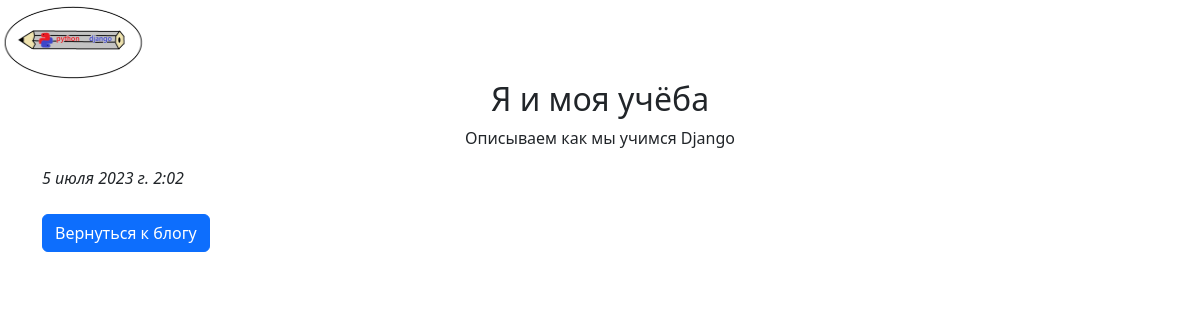
Page /blog/3/ on the committed database.
### blog/models.py (models this page shows, shortened)
class Blog(models.Model):
    title_blog = models.CharField(max_length=100, verbose_name='Заголовок блога')
    description_blog = models.TextField(verbose_name='Описание')
    date = models.DateTimeField(auto_now = False, verbose_name='Дата')
    class Meta:
        verbose_name = 'Блог'
        verbose_name_plural = 'Блоги'

### blog/views.py (the view)
# urls.py: path('<int:blog_id>/', views.detail, name='detail'),
def detail(request, blog_id):
    blog = get_object_or_404(Blog, pk=blog_id)
    return render(request, 'blog/detail.html', {'blog': blog})

### blog/templates/blog/detail.html
{% extends 'portfolio/base.html' %}
{% block content %}
<div class="container" center>
 	<div class="text-center">
 		<h2>{{ blog.title_blog }}</h2>
  	</div>
  <p class="text-center">{{ blog.description_blog|safe }}</p>
  <i>{{ blog.date }}</i>
  <br>
  <br>
  <a href="{% url 'blog:all_blogs' %}" class="btn btn-primary ">Вернуться к блогу</a>
</div>
{% endblock content %}

### rows in the picture
Blog: title_blog "Я и моя учёба", description_blog "Описываем как мы учимся Django", date "5 июля 2023 г. 2:02"
